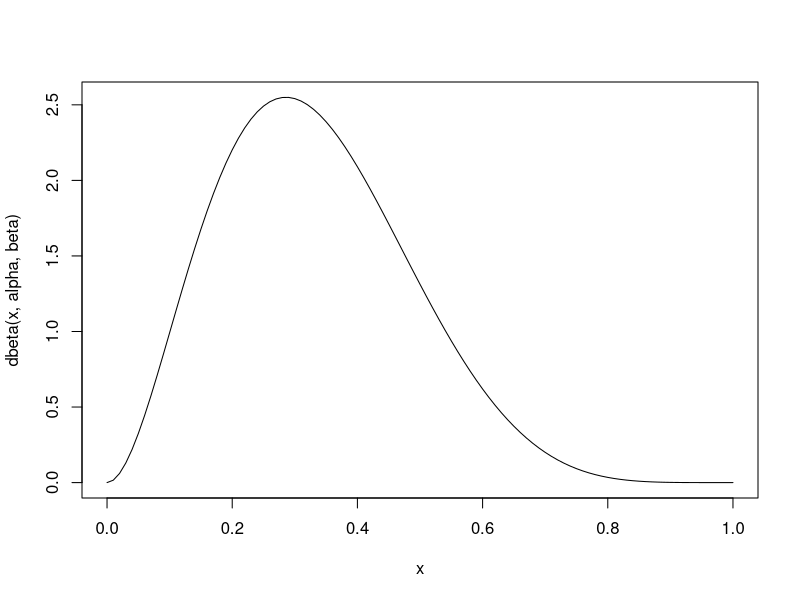
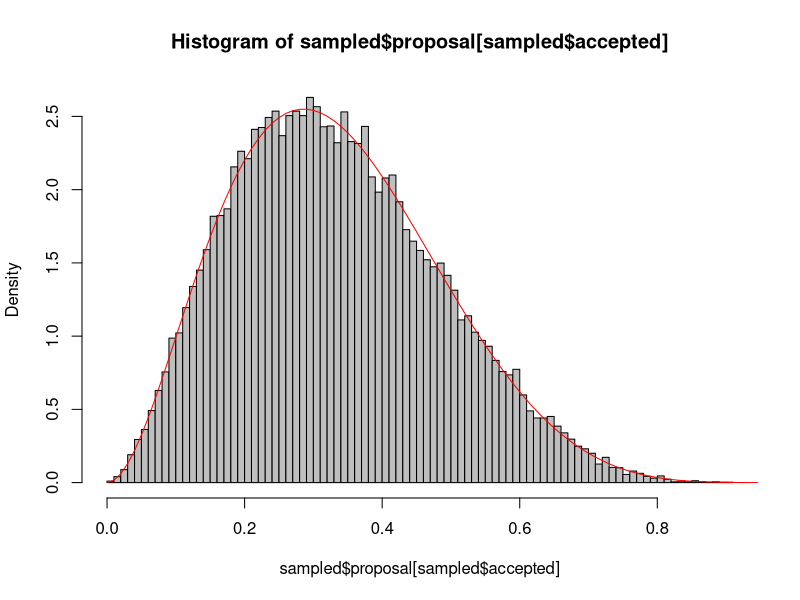
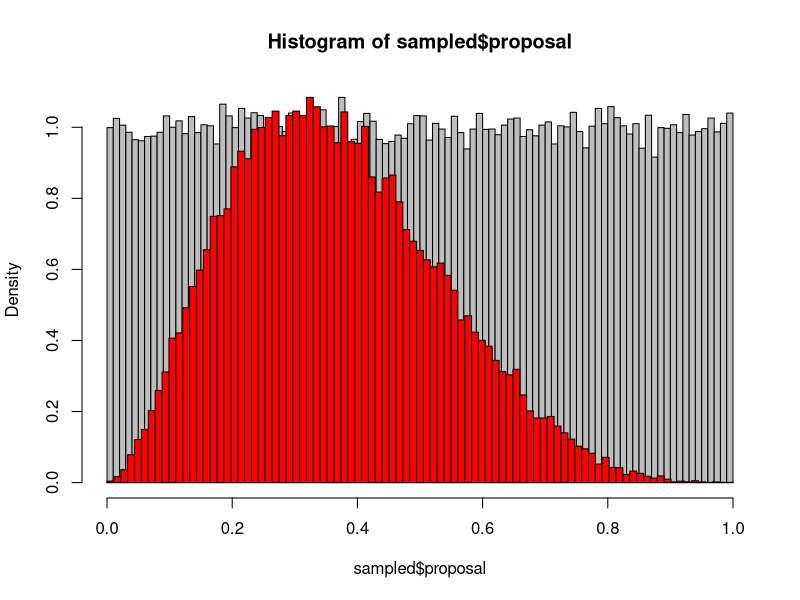
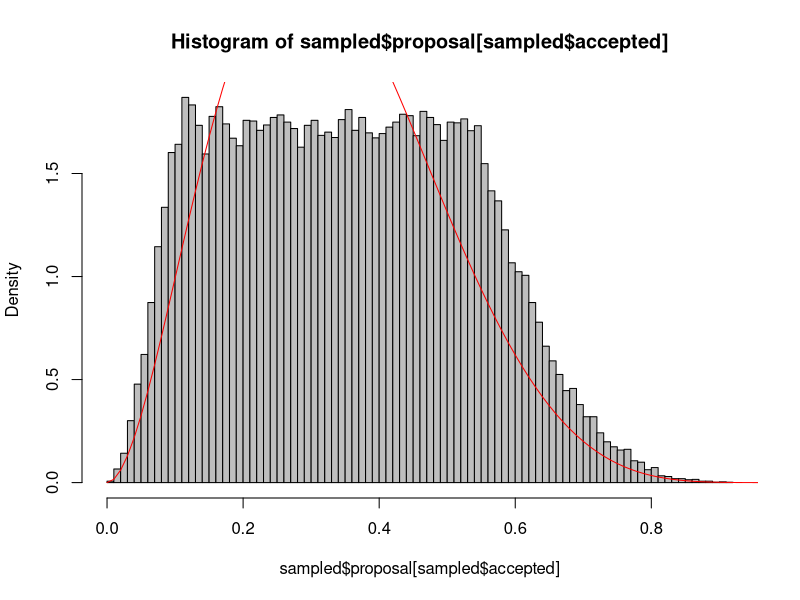
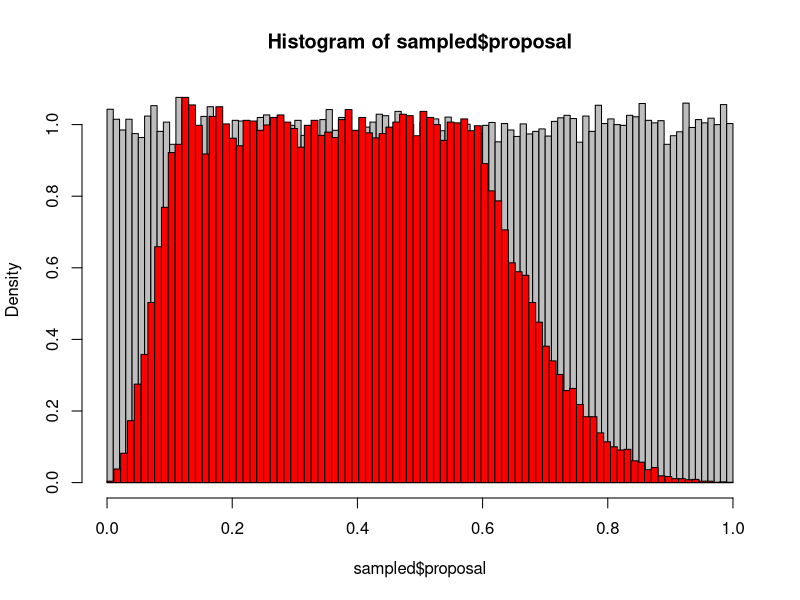
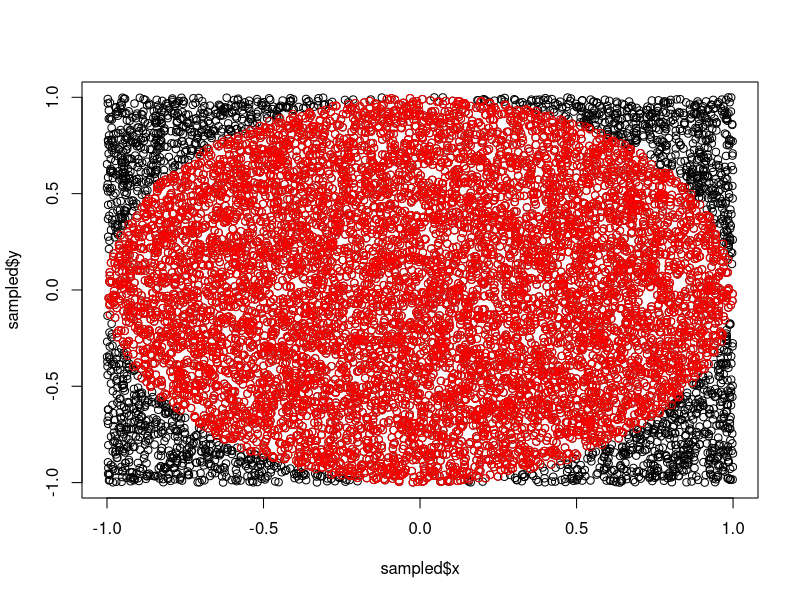

Write R code to recreate these figures, in order.
## ---- chunk 1
alpha <- 3
beta <- 6
curve(dbeta(x, alpha, beta),0,1)
## ---- chunk 2
k <- 1e5
sampled <- data.frame(proposal = runif(k, 0, 1))
sampled$targetDensity <- dbeta(sampled$proposal, alpha, beta)
maxDens = max(sampled$targetDensity, na.rm = TRUE)
sampled$accepted = ifelse(runif(k, 0, 1) < sampled$targetDensity / maxDens, TRUE, FALSE)

hist(sampled$proposal[sampled$accepted], freq = FALSE, col = "grey", breaks = 100)
curve(dbeta(x, alpha, beta), 0, 1, add = TRUE, col = "red")
## ---- chunk 3
hist(sampled$proposal, freq = F, col = "grey", breaks = 100) 
par(new = TRUE)
hist(sampled$proposal[sampled$accepted], freq = FALSE, col = "red", breaks = 100, xlab = "", ylab = "",
     xaxt = "n", yaxt = "n", main = "")
## ---- chunk 4
sampled <- data.frame(proposal = runif(k, 0, 1))
sampled$targetDensity <- dbeta(sampled$proposal, alpha, beta)
maxDens = max(sampled$targetDensity, na.rm = TRUE)
sampled$accepted = ifelse(runif(k, 0, 1) < sampled$targetDensity, TRUE, FALSE)

hist(sampled$proposal[sampled$accepted], freq = FALSE, col = "grey", breaks = 100)
curve(dbeta(x, alpha, beta), 0, 1, add = TRUE, col = "red")
## ---- chunk 5
hist(sampled$proposal, freq = FALSE, col = "grey", breaks = 100) 
par(new = TRUE)
hist(sampled$proposal[sampled$accepted], freq = FALSE, col = "red", 
	breaks = 100, xlab = "", ylab = "",
     xaxt = "n", yaxt = "n", main = "")
## ---- chunk 6
library(data.table)
k <- 10000
sampled <- data.table(x = runif(k, -1, 1), y = runif(k, -1, 1))
sampled[,eval := x^2 + y^2]
sampled$accepted <- ifelse(sampled$eval <= 1, TRUE, FALSE)

plot(sampled$x, sampled$y)
points(sampled$x[sampled$accepted], sampled$y[sampled$accepted], col = "red")
